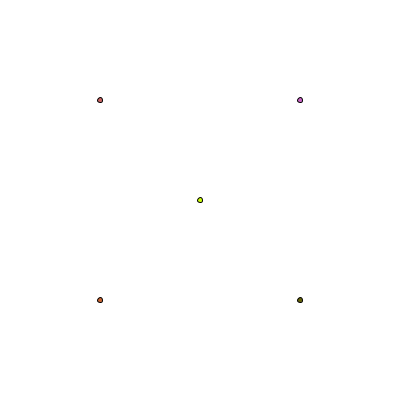
Frame 1 (no input)
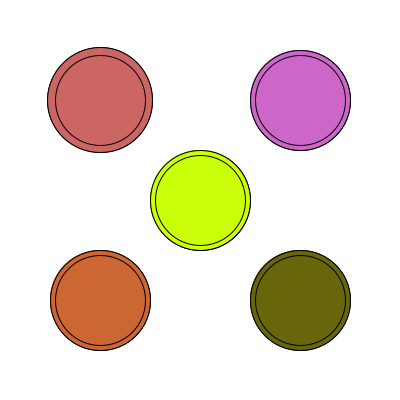
Frame 60 (the mouse pressed at the canvas centre just before this capture)
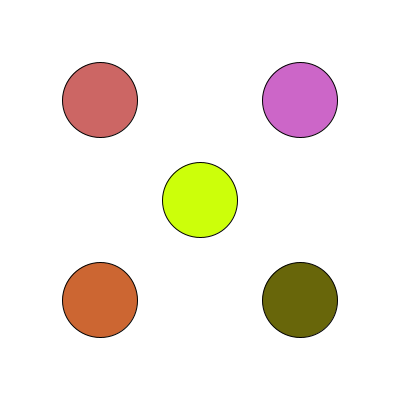
Frame 120 (the mouse held since frame 60 and released just before this capture)

The Processing sketch that drew these frames (run headless with seeded random() and noise(); from frame 60 on, the mouse is pressed at the canvas centre):

// Processing sketch: processing_55552
// ── processing_55552.pde

float x = 0.0;
float y = 0.0;

void setup() {
  size(400, 400);
  smooth();
  background(255);
}

void draw() {
  //click mouse to clear
  if (mousePressed) {
    background(255);
  }
  frameRate(100);
  x += 5;
  y = -x + 300;
  //changed colour and put white square around using y

//pink

  fill(204, 102, 100);
  alpha (40);
  ellipse(100, 100, x, x);
  //changes the size
  if (x >100) {
    x = 0;
  }
  
  //lime green
  
    fill(204, 303, 10);
  alpha (40);
  ellipse(200, 200, x, x);
  if (x >100) {
    x = 0;
  }
  
  //dark green
  
      fill(104, 102, 10);
  alpha (40);
  ellipse(300, 300, x, x);
  if (x >100) {
    x = 0;
  }
  
  //peach
 
  
    fill(204, 102, 50);
  alpha (40);
  ellipse(100, 300, x, x);
  if (x >100) {
    x = 0;
  }
  
 //purple
 
      fill(204, 102, 200);
  alpha (40);
  ellipse(300, 100, x, x);
  if (x >100) {
    x = 0;
  }
}
